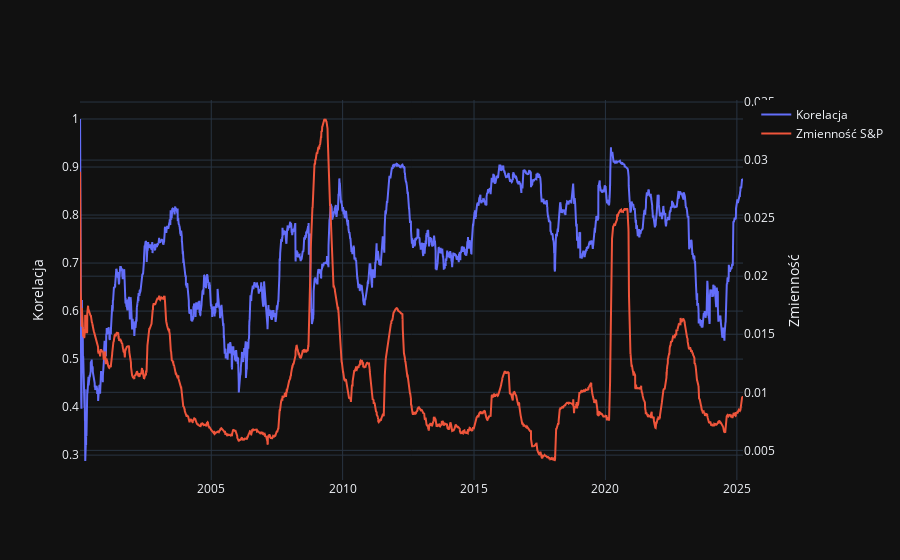

The cell this chart's notebook holds for it:
### Markdown cell above
### Czego o korelacji nauczyły nas rynki?

- **Korelacje nie są stałe** – zmieniają się dynamicznie wraz z upływem czasu.
- **W okresach kryzysów korelacje rosną** (tzw. korelacja konwergentna), co oznacza, że w sytuacjach ekstremalnych większość aktywów zaczyna poruszać się podobnie, zmniejszając efektywność dywersyfikacji.
- **Historyczne korelacje nie zawsze przewidują przyszłość** – bazowanie jedynie na danych historycznych może prowadzić do błędnych decyzji inwestycyjnych.

### Code cell
corr = data_log['GS'].rolling('252D').corr(data_log['JPM'])
vol = data_log['^GSPC'].rolling('252D').std()
fig = go.Figure()
fig.add_scatter(x=corr.index, y=corr, name='Korelacja')
fig.add_scatter(x=vol.index, y=vol, name='Zmienność S&P', yaxis='y2')
fig.update_layout(yaxis2=dict(overlaying='y', side='right', title='Zmienność'), yaxis=dict(title='Korelacja'), template = 'plotly_dark')
fig.show()

### Figure 1 — Plotly figure (JSON) as saved in the notebook; plotly's stock layout.template omitted (floating-point values rounded to 4 significant figures; data arrays with more than 128 entries replaced by an {"elided": "..."} marker saying what was removed)
{"data": [{"name": "Korelacja", "type": "scatter", "x": {"elided": "6015 str values"}, "y": {"elided": "6015 float values"}}, {"name": "Zmienność S&P", "type": "scatter", "x": {"elided": "6015 str values"}, "y": {"elided": "6015 float values"}, "yaxis": "y2"}], "layout": {"yaxis": {"title": {"text": "Korelacja"}}, "yaxis2": {"overlaying": "y", "side": "right", "title": {"text": "Zmienność"}}}}
